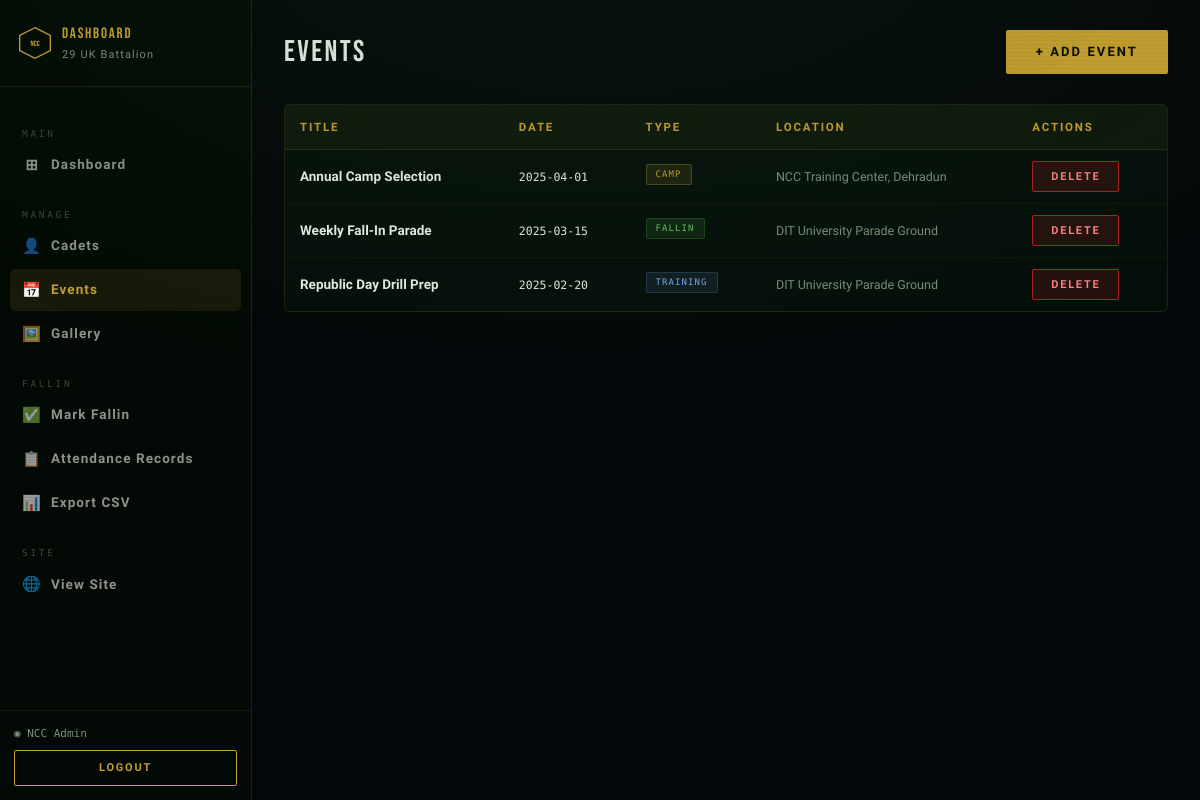
The page /command-center/events (signed in) on the database its author committed.
### tables this page shows
CREATE TABLE events (
    id          INTEGER PRIMARY KEY AUTOINCREMENT,
    title       TEXT NOT NULL,
    description TEXT,
    event_type  TEXT,
    event_date  TEXT NOT NULL,
    location    TEXT,
    created_at  TEXT DEFAULT (datetime('now'))
);

### app.py (the view)
@app.route('/command-center/events')
@admin_required
def admin_events():
    return render_template('admin/events.html',
        events=query("SELECT * FROM events ORDER BY event_date DESC"))

### app.py (called while the page is built)
def get_db():
    if 'db' not in g:
        g.db = sqlite3.connect(DB_PATH)
        g.db.row_factory = sqlite3.Row
        g.db.execute("PRAGMA foreign_keys = ON")
    return g.db

def query(sql, args=(), one=False):
    cur = get_db().execute(sql, args)
    rv  = cur.fetchall()
    return (rv[0] if rv else None) if one else rv

def admin_required(f):
    @wraps(f)
    def dec(*a, **kw):
        if not session.get('admin_id'):
            return redirect(url_for('admin_login'))
        return f(*a, **kw)
    return dec

### templates/admin/events.html (shortened to what this page needs)
{% extends 'admin/base.html' %}
{% block content %}
<div class="adm-topbar">
  <div class="adm-pg-title">Events</div>
  <a href="{{ url_for('admin_add_event') }}" class="btn btn-gold">+ Add Event</a>
</div>
<div class="adm-tw">
  <table class="adm-table">
    <thead><tr><th>Title</th><th>Date</th><th>Type</th><th>Location</th><th>Actions</th></tr></thead>
    <tbody>
      {% for e in events %}
      <tr>
        <td style="font-weight:600">{{ e['title'] }}</td>
        <td style="font-family:var(--f-mono);font-size:11.5px">{{ e['event_date'][:10] }}</td>
        <td><span class="etype etype-{{ e['event_type'] or 'fallin' }}" style="font-size:9px">{{ e['event_type'] or '—' }}</span></td>
        <td style="font-size:12.5px;color:var(--muted)">{{ e['location'] or '—' }}</td>
        <td>
          <form method="POST" action="{{ url_for('admin_delete_event', eid=e['id']) }}" onsubmit="return confirm('Delete event?')">
            <button class="btn btn-danger btn-sm">Delete</button>
          </form>
        </td>
      </tr>
      {% endfor %}
    </tbody>
  </table>
</div>
{% endblock %}

### static/css/main.css (style rules this page uses)
:root { --black: #04080a; --deep: #060f0a; --surface: #0b1a10; --surface2: #0f2215; --border: rgba(180,150,50,0.18); --border-hi: rgba(200,168,60,0.55); --gold: #c8a030; --gold-lt: #e8c84a; --gold-dim: #7a6020; --green: #1e4a22; --green-mid: #2a6630; --green-hi: #3d8f45; --white: #e8efe8; --muted: #7a907a; --danger: #b02020; --nav-h: 68px; --glass: rgba(8,20,10,0.72); --glass2: rgba(12,28,15,0.88); --f-display: 'Bebas Neue', sans-serif; --f-ui: 'Rajdhani', sans-serif; --f-body: 'Exo 2', sans-serif; --f-mono: 'Share Tech Mono', monospace; }
*,*::before,*::after { box-sizing:border-box;margin:0;padding:0 }
html { scroll-behavior:smooth }
body { font-family:var(--f-body); background:var(--black); color:var(--white); min-height:100vh; overflow-x:hidden; line-height:1.6; }
a { text-decoration:none;color:inherit }
button,input,select,textarea { font-family:inherit }
body::before { content:'';position:fixed;inset:0;z-index:9999;pointer-events:none; background:repeating-linear-gradient(0deg,transparent,transparent 3px, rgba(0,12,0,.03) 3px,rgba(0,12,0,.03) 4px); }
body::after { content:'';position:fixed;inset:0;z-index:9998;pointer-events:none; background:radial-gradient(ellipse 80% 60% at 50% -10%,rgba(40,90,40,.15),transparent); }
.btn { font-family:var(--f-ui);font-size:13px;font-weight:700;letter-spacing:.16em;text-transform:uppercase;padding:12px 30px;border-radius:2px;cursor:pointer;transition:all .22s;display:inline-flex;align-items:center;gap:8px;border:none }
.btn-gold { background:var(--gold);color:#05090a }
.btn-danger { background:rgba(160,30,30,.2);border:1px solid var(--danger);color:#ff8080 }
.btn-sm { font-size:11px;padding:8px 18px }
.etype { display:inline-block;font-family:var(--f-mono);font-size:9.5px;letter-spacing:.12em;padding:2px 9px;border-radius:2px;text-transform:uppercase;margin-bottom:7px }
.etype-fallin { background:rgba(50,120,50,.2);border:1px solid rgba(50,120,50,.4);color:#5ac85a }
.etype-camp { background:rgba(200,168,60,.12);border:1px solid rgba(200,168,60,.3);color:var(--gold) }
.etype-training { background:rgba(80,120,180,.15);border:1px solid rgba(80,120,180,.3);color:#7aaaf0 }

### static/css/admin.css (style rules this page uses)
.adm-topbar { display:flex;align-items:center;justify-content:space-between; margin-bottom:28px; }
.adm-pg-title { font-family:'Bebas Neue',sans-serif;font-size:30px; letter-spacing:.08em;color:var(--white); }
.adm-tw { background:rgba(8,20,10,.6);border:1px solid rgba(200,168,60,.14); border-radius:6px;overflow:hidden; }
.adm-table { width:100%;border-collapse:collapse }
.adm-table th { font-family:'Rajdhani',sans-serif;font-size:11.5px;font-weight:700; letter-spacing:.16em;text-transform:uppercase;color:var(--gold); padding:13px 15px;background:rgba(200,168,60,.05); border-bottom:1px solid rgba(200,168,60,.14);text-align:left; }
.adm-table td { padding:11px 15px;border-bottom:1px solid rgba(200,168,60,.05); font-size:13.5px;color:var(--white); }
.adm-table tr:last-child td { border-bottom:none }

### rows shown on the page
events: title "Annual Camp Selection", event_date "2025-04-01", event_type "CAMP", location "NCC Training Center, Dehradun"
events: title "Weekly Fall-In Parade", event_date "2025-03-15", event_type "FALLIN", location "DIT University Parade Ground"
events: title "Republic Day Drill Prep", event_date "2025-02-20", event_type "TRAINING", location "DIT University Parade Ground"

### other values the page prints
{{ session.get('admin_name','Admin') }} "NCC Admin"
